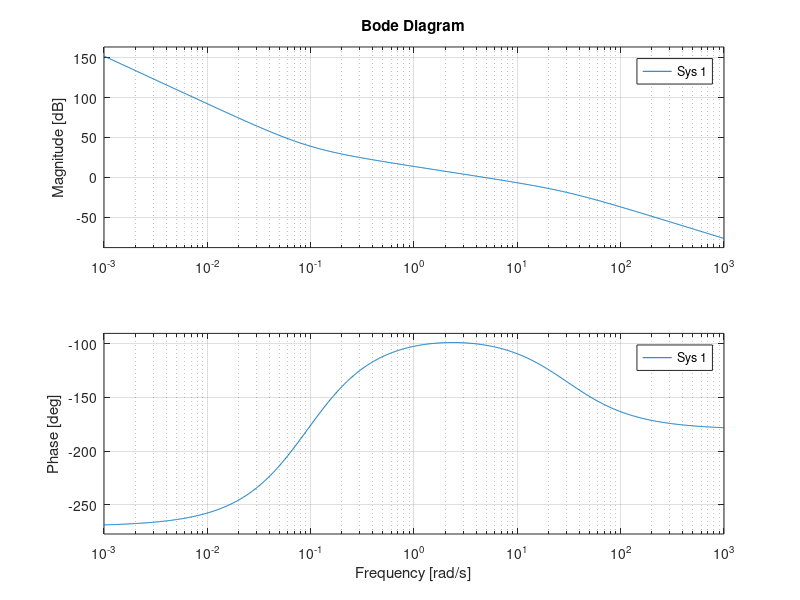

Here is the MATLAB script that generated this plot:
clear all
close all
clc

%% Times

Ts_slk = 0.01;
Tend_slk = 400;

%% System TF

s = tf('s');

Ixx = 0.055;

G = 1/Ixx/s^2;

%% Controller

Kc = 0.04/Ixx;
tau_i = 10.74;
tau_d = 10.79;

PID = Kc * (tau_i*s+1) * (tau_d*s+1) / (tau_i*s) / (s+30);

PID_D = c2d(PID, Ts_slk);

figure(1)
bode(G*PID)
grid on

